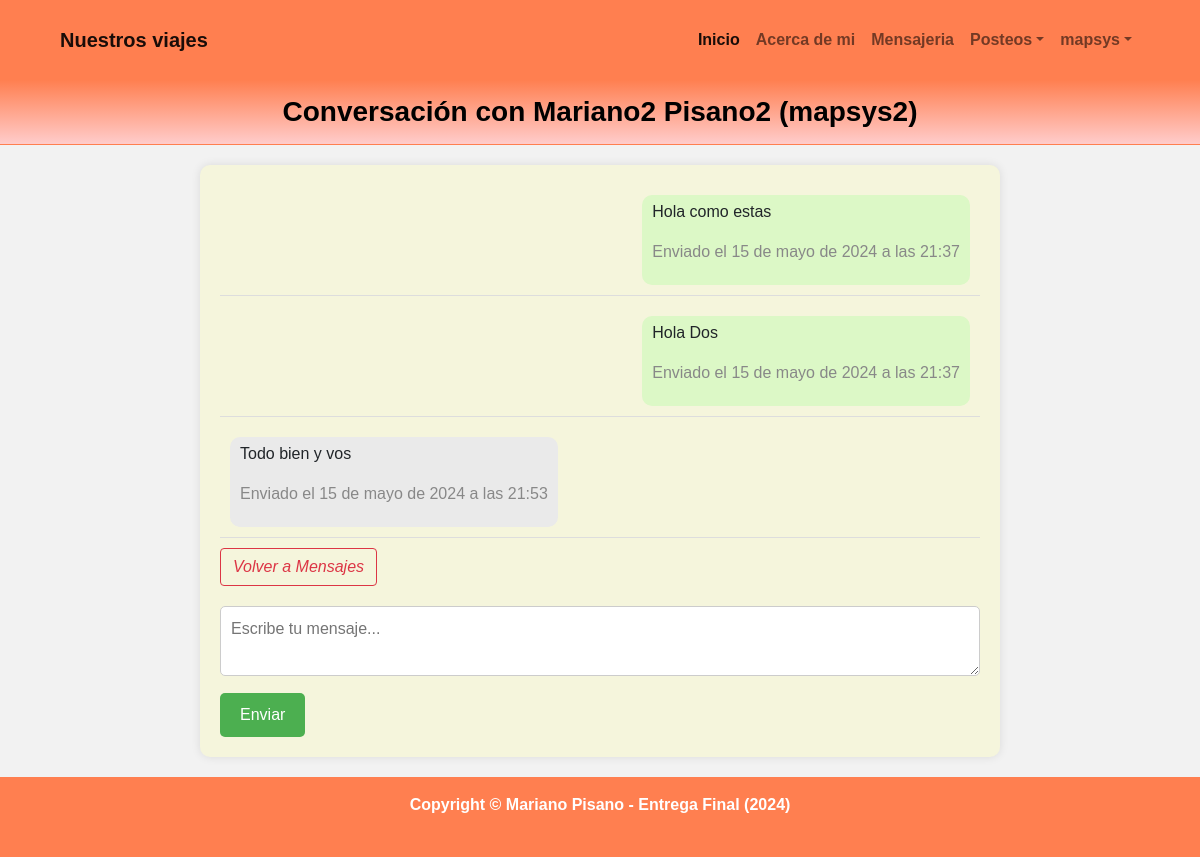
Before: /mensajes/ver_intercambio/1/ (signed in) with the older database file.
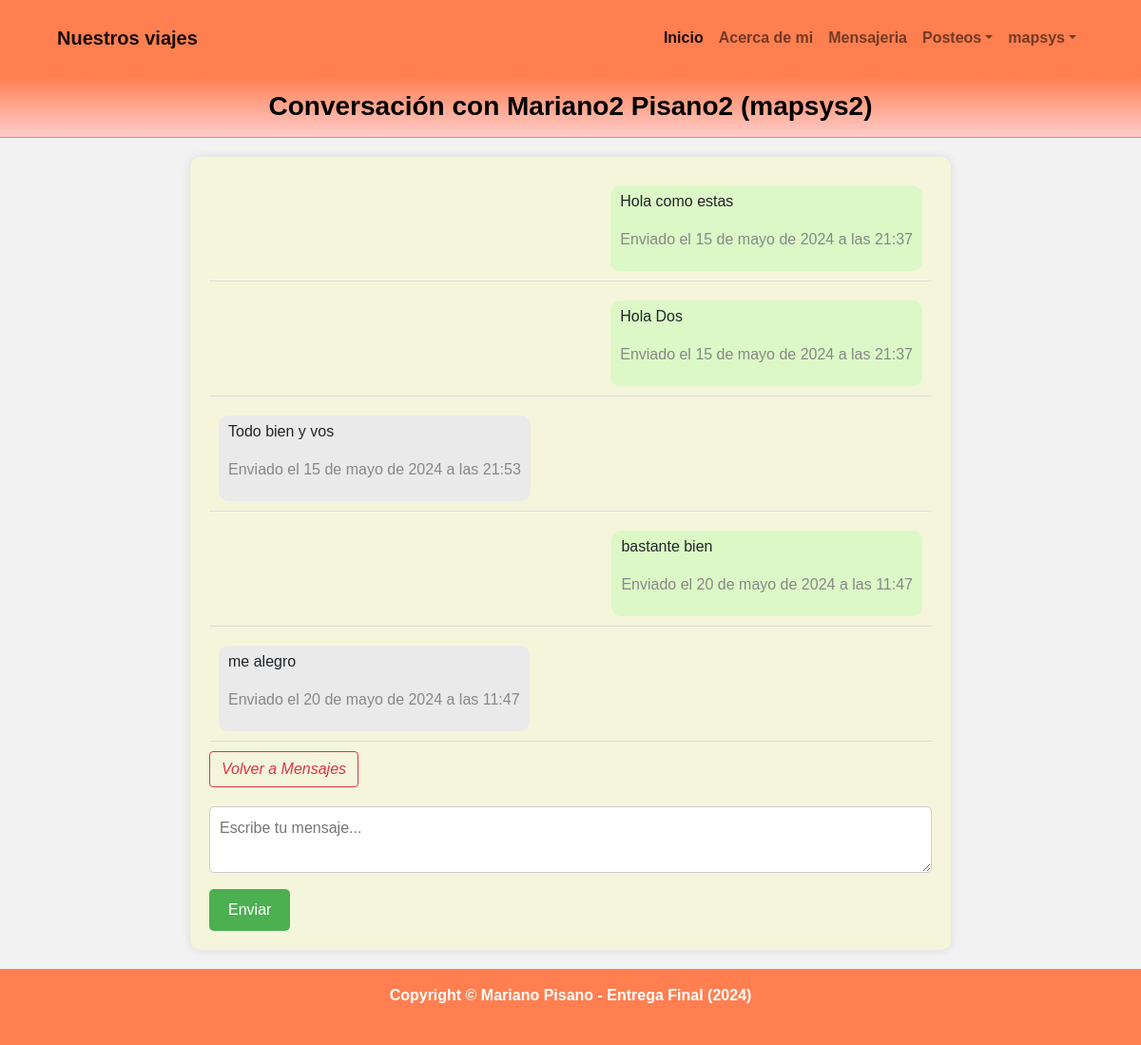
After: the same page with the newer database file.
### mensajes/models.py (models this page shows)
class Mensaje(models.Model):
    chat       = models.ForeignKey(Intercambio, on_delete=models.CASCADE)
    de_user    = models.ForeignKey(User, on_delete=models.CASCADE, null=True)
    mensaje  = models.CharField(max_length=255)
    fecha_hora_enviado = models.DateTimeField(auto_now_add=True, auto_now=False)
    leido = models.BooleanField(default=False)
    fecha_hora_leido = models.DateTimeField(null=True, blank=True)

### mensajes/views.py (the view)
# urls.py: path("ver_intercambio/<int:intercambio_id>/", views.detalle_conversacion, name="detalle_conversacion"),
@login_required
def detalle_conversacion(request, intercambio_id):
    intercambio = get_object_or_404(Intercambio, id=intercambio_id)
    mensajes = Mensaje.objects.filter(chat=intercambio).order_by('fecha_hora_enviado')
    return render(request, 'mensajes/detalle_conversacion.html', {'intercambio': intercambio, 'mensajes': mensajes})

### mensajes/templates/mensajes/detalle_conversacion.html (shortened to what this page needs)
{% extends 'core/base.html' %}
{% block bloque_sub_header %}
    {% if request.user == intercambio.user_1 %}
        <h3 class="post-subtitle">
            {% if intercambio.user_2.get_full_name %}
                Conversación con {{ intercambio.user_2.get_full_name }} ({{ intercambio.user_2.username }})
            {% else %}
                Conversación con {{ intercambio.user_2.username }}
            {% endif %}
        </h3>
    {% endif %}
{% endblock bloque_sub_header %}
{% block bloque_contenido %}
<div class="detalle-conversacion">
    {% for mensaje in mensajes %}
    <div class="mensaje {% if mensaje.de_user == request.user %}enviado{% else %}recibido{% endif %}">
        <div class="contenido">
            <p>{{ mensaje.mensaje }}</p>
            <p class="fecha_hora">Enviado el {{ mensaje.fecha_hora_enviado }}</p>
        </div>
    </div>
    {% endfor %}
    <a href="{% url 'mensajes:home' %}" class="btn btn-outline-danger fst-italic">Volver a Mensajes</a>
    <div class="nuevo-mensaje">
        <form method="post" action="{% url 'mensajes:nuevo_mensaje' intercambio.id %}">
            <textarea name="mensaje" placeholder="Escribe tu mensaje..." required></textarea>
            <button type="submit">Enviar</button>
        </form>
    </div>
</div>
{% endblock bloque_contenido %}

Changed rows visible on the page:
added Mensaje: mensaje "bastante bien", fecha_hora_enviado "20 de mayo de 2024 a las 11:47"
added Mensaje: mensaje "me alegro", fecha_hora_enviado "20 de mayo de 2024 a las 11:47"
